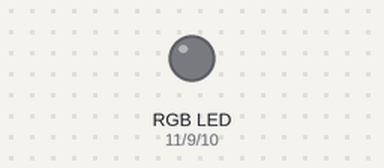
Bench run of a sketch on a simulated Arduino Uno, built with avr-gcc and run on an emulated ATmega328P. Parts: an RGB LED mixed from three pins (HIGH = lit).

Above: at 0.1 s.
At 2.1 s:
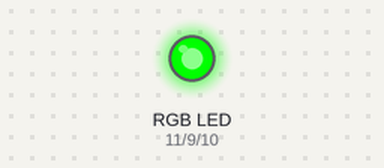
At 4.1 s:
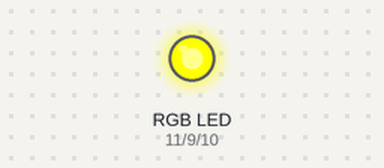
At 6.1 s:
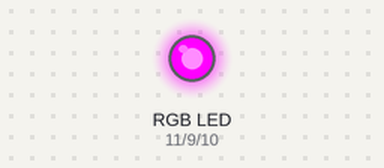
At 18.8 s:
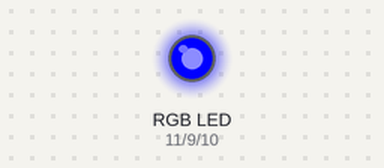
At 38.5 s:
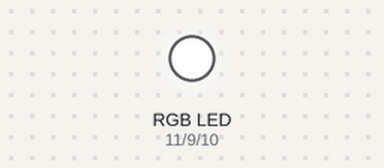
Timing chart, 0 to 40.0 s (numbered marks = the images above):
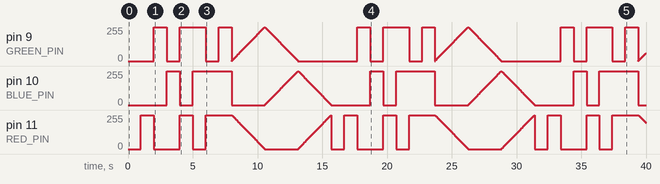

Measured:
- by itself, pin 11 (RED_PIN): 0/255 → 255/255 at 1.0 s, → 0/255 1.0 s later, → 255/255 2.0 s later, → 0/255 1.0 s later, … (1096 changes in this stretch)
- by itself, pin 9 (GREEN_PIN): 0/255 → 255/255 at 2.0 s, → 0/255 1.0 s later, → 255/255 1.0 s later, → 0/255 2.0 s later, … (1097 changes in this stretch)

The sketch:

rgbLED.ino
```cpp
const int RED_PIN = 11;
const int GREEN_PIN = 9;
const int BLUE_PIN = 10;
int DISPLAY_TIME = 100;  // värvimuutuse kiirus

void setup()
{
  pinMode(RED_PIN, OUTPUT);
  pinMode(GREEN_PIN, OUTPUT);
  pinMode(BLUE_PIN, OUTPUT);
}

void loop()
{
mainColors();
showSpectrum();
}

void mainColors()
{
  // Kõik LEDid on välja lülitatud
  digitalWrite(RED_PIN, LOW);
  digitalWrite(GREEN_PIN, LOW);
  digitalWrite(BLUE_PIN, LOW);
  delay(1000);
  //Põleb punane
  digitalWrite(RED_PIN, HIGH);
  digitalWrite(GREEN_PIN, LOW);
  digitalWrite(BLUE_PIN, LOW);
  delay(1000);
  // Põleb roheline
  digitalWrite(RED_PIN, LOW);
  digitalWrite(GREEN_PIN, HIGH);
  digitalWrite(BLUE_PIN, LOW);
  delay(1000);
  // Sinine on sisse lülitatud
  digitalWrite(RED_PIN, LOW);
  digitalWrite(GREEN_PIN, LOW);
  digitalWrite(BLUE_PIN, HIGH);
  delay(1000);
  // Kollane.
  digitalWrite(RED_PIN, HIGH);
  digitalWrite(GREEN_PIN, HIGH);
  digitalWrite(BLUE_PIN, LOW);
  delay(1000);
  // Lilla
  digitalWrite(RED_PIN, LOW);
  digitalWrite(GREEN_PIN, HIGH);
  digitalWrite(BLUE_PIN, HIGH);
  delay(1000);
  //Roosa
  digitalWrite(RED_PIN, HIGH);
  digitalWrite(GREEN_PIN, LOW);
  digitalWrite(BLUE_PIN, HIGH);
  delay(1000);
  //Valge ehk kõik on sisse lülitatud
  digitalWrite(RED_PIN, HIGH);
  digitalWrite(GREEN_PIN, HIGH);
  digitalWrite(BLUE_PIN, HIGH);
  delay(1000);
}

// Vikerkaar.
void showSpectrum()
{
  int x;
  for (x = 0; x < 768; x++)
  {
    showRGB(x);  //
    delay(10);   // paus 0,001 sek
  }
}

// ShowRGB()  põhivärvid:
// 0 = punane
// 255 = roheline
// 511 = sinine
// 767 = jälle punane
void showRGB(int color)
{
  int redIntensity;
  int greenIntensity;
  int blueIntensity;
  if (color <= 255)
  {
    redIntensity = 255 - color;    // lülitakse välja punane
    greenIntensity = color;        // lülitakse sisse roheline
    blueIntensity = 0;             // sinine on välja lülitatud
  }
  else if (color <= 511)
  {
    redIntensity = 0;                     // punane on välja lülitatud
    greenIntensity = 255 - (color - 256);
    blueIntensity = (color - 256);
  }
  else if (color >= 512)
  {
    redIntensity = (color - 512);
    greenIntensity = 0;
    blueIntensity = 255 - (color - 512);
  }

  analogWrite(RED_PIN, redIntensity); // punase LED´i sujuv ümberlülitamine
  analogWrite(BLUE_PIN, blueIntensity);
  analogWrite(GREEN_PIN, greenIntensity);
}
```
